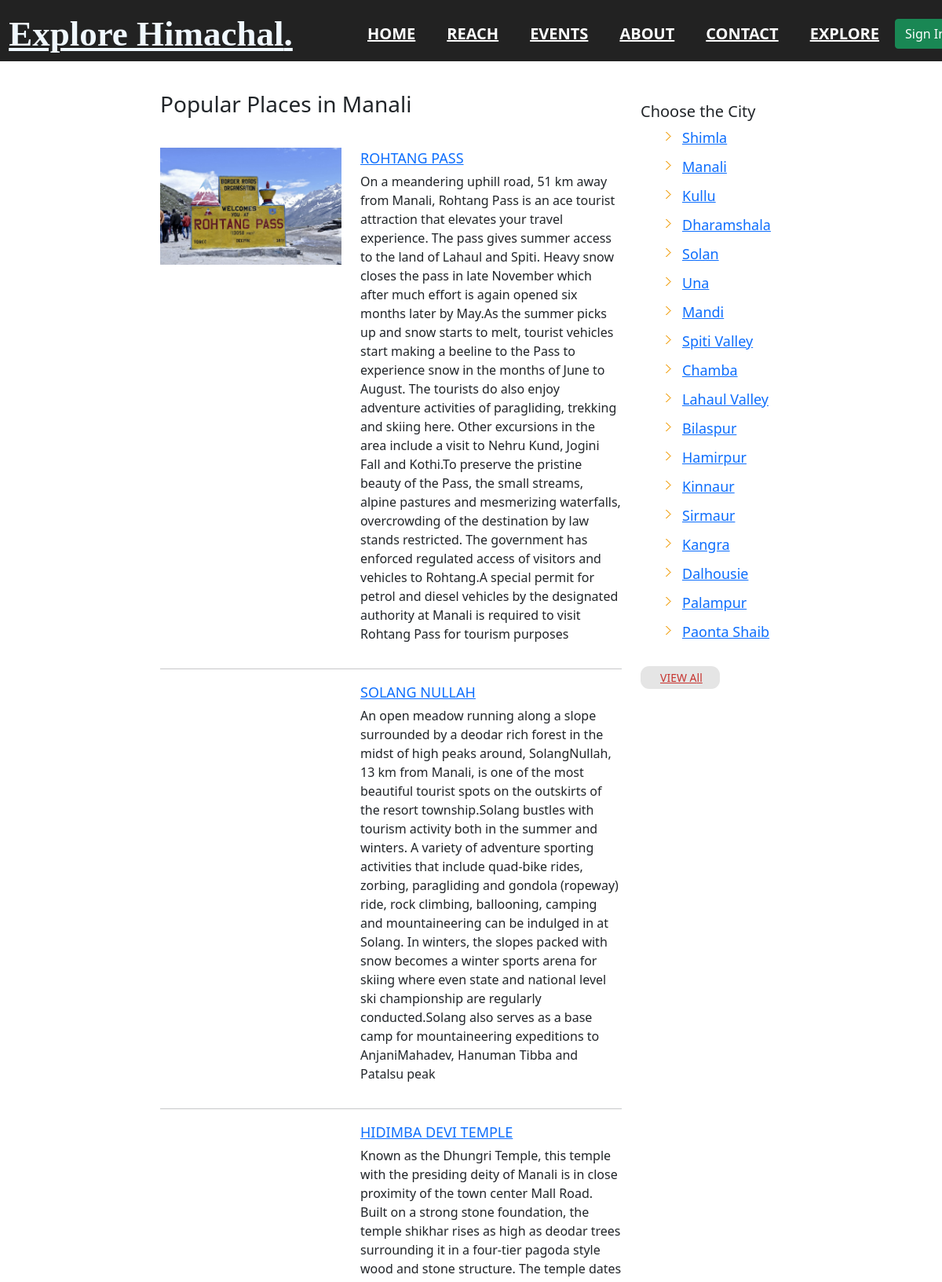
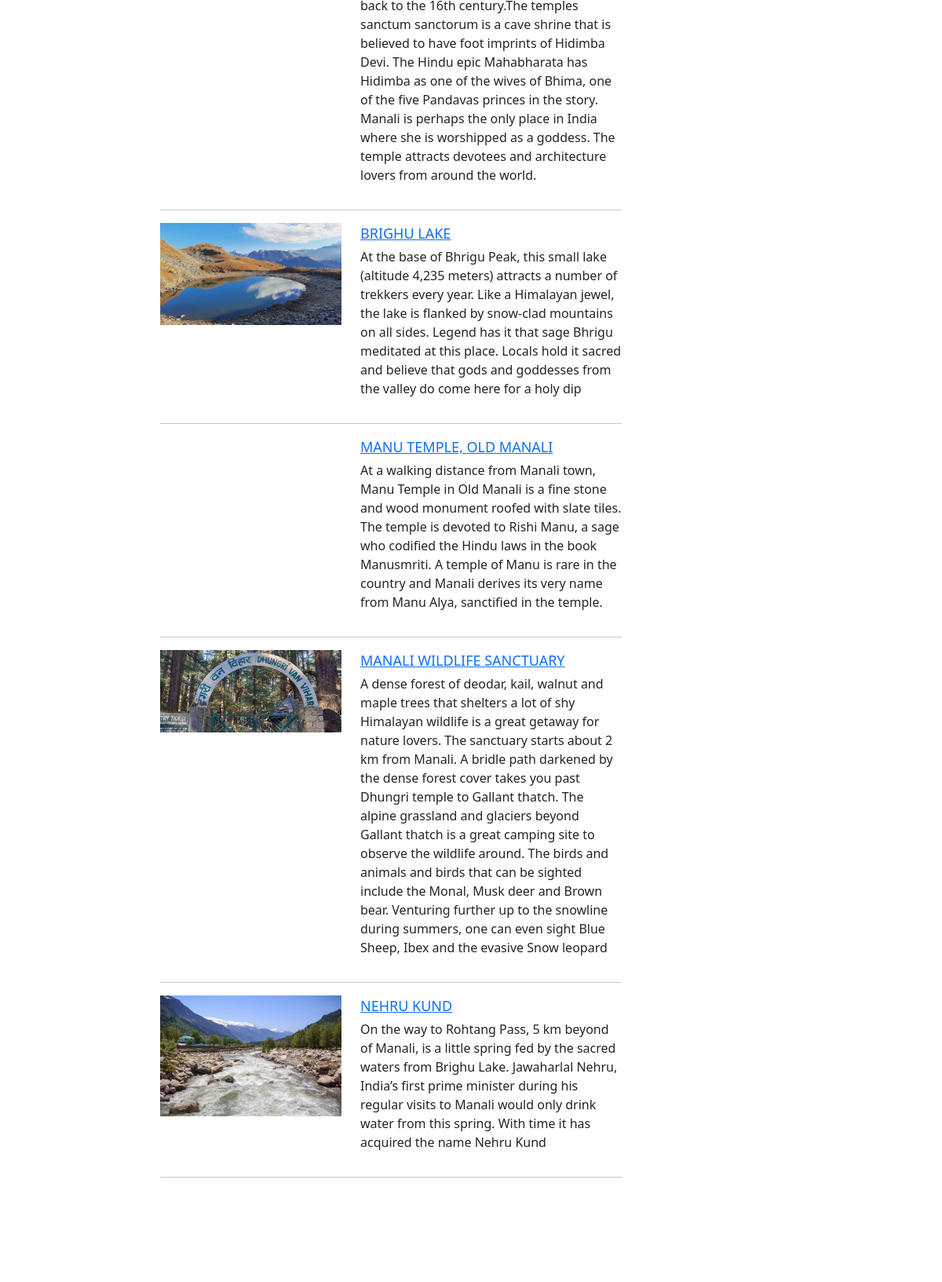
Screenshot of /touristdestination/explore/Manali (upper part) with the database file from the repository (2 pictures, top to bottom).
### tables this page shows
CREATE TABLE "TouristDestination" (
                "index" SERIAL UNIQUE,
                "name" TEXT,
                "state" TEXT,
                "city" TEXT,
	            "type" TEXT,
                "openingtime" TEXT,
                "closingtime" TEXT,
                "spendingforindian" TEXT,
                "isMedCondAllowed" TEXT,
                "location" TEXT,
                "longitude" TEXT,
                "latitude" TEXT,
                "timerequired" INTEGER,
                "blockData" TEXT
            );

### TouristsDestination/TouristDestinationController.py (the view)
@touristdestination.route('/explore/<cityname>', methods=['GET'])
def places(cityname):
    if (not session.get("index") is None):
        userService = UserServices.UserServices(db)
        userData = userService.getUserSession(session.get("index"))
        if (userData[0]):
            name = userData[1].name
            firstname = name
            if " " in name:
                firstname = name.split()[0]
            usertype = userData[1].usertype
    else:
        userData = [False]
        firstname = ""
        usertype = ""
    service = Services(db)
    data = service.getDestinationsByCity(cityname)
    cityData = service.getCityByName(cityname)
    if(data[0] and cityData[0]):
        return render_template("placesList.html", loggedIn=userData[0], firstname=firstname, destinations=data[1], cityname=cityname, type=usertype, descriptions=data[2])
    else:
        return redirect(url_for('touristdestination.explore'))

### TouristsDestination/TouristDestinationRepo.py (called while the page is built)
    def getDestinationsByCity(self, cityname):
        try:
            query = """ SELECT * from "TouristDestination"
                        WHERE "city" = '{}'; """.format(cityname)
            self.cur.execute(query)
            table = self.cur.fetchall()
        except Exception as e:
            print(e)
            return [False, None]
        destinations = []
        for data in table:
            print("Table = ", data, data[1])
            destination = TouristDestinationModel.TouristDestination(
                data[0], data[1], data[2], data[3], data[4], data[5], data[6], data[7], data[8], data[9], data[10], data[11], data[12], json.loads(data[13]))
            destinations.append(destination)
        return [True, destinations]

### TouristsDestination/TouristDestinationServices.py (called while the page is built)
    def getDestinationsByCity(self, cityname):
        data = self.db.getDestinationsByCity(cityname)
        print("data",data)
        print("data2", data[1])
        description = []
        for i in data[1]:
            print("i", i.blockData)
            description.append(i.blockData)
        print("description",description)
        return [data[0], data[1], description]

    def getCityByName(self, cityname):
        data = self.citydb.getCityByName(cityname)
        return data

### TouristsDestination/citiesRepo.py (called while the page is built)
    def getCityByName(self, name):
        try:
            query = """ SELECT * from "Cities" WHERE "name" = '{}';""".format(
                name)
            self.cur.execute(query)
            data = self.cur.fetchall()
            city = {"index": data[0][0], "name": data[0]
                    [1], "state": data[0][2]}
        except Exception as e:
            print(e)
            return [False, None]
        return [True, city]

### TouristsDestination/templates/placesList.html (shortened to what this page needs)
<!DOCTYPE html>
<html lang="en">
<head>
	<link rel="stylesheet" href="{{ url_for('touristdestination.static', filename='assets/css/camera.css') }}">
	<link rel="stylesheet" href="{{ url_for('touristdestination.static', filename='assets/css/owl.carousel.css') }}">
	<link rel="stylesheet" href="{{ url_for('touristdestination.static', filename='assets/css/style1.css') }} ">
	<link href=" {{ url_for('static', filename='assets/css/style.css') }}" rel="stylesheet">
	<link href="{{ url_for('static', filename='assets/css/main.css') }}" rel="stylesheet">
	<link rel="stylesheet" href="{{ url_for('static', filename='assets/css/bootstrap.css') }}">
	<link href="{{ url_for('static', filename='assets/vendor/aos/aos.css') }}" rel="stylesheet">
	<link href="{{ url_for('static', filename='assets/vendor/bootstrap/css/bootstrap.min.css') }}" rel="stylesheet">
	<link href="{{ url_for('static', filename='assets/vendor/bootstrap-icons/bootstrap-icons.css') }}" rel="stylesheet">
	<link href="{{ url_for('static', filename='assets/vendor/boxicons/css/boxicons.min.css') }}" rel="stylesheet">
</head>
<body>
	<div class="section1 banner-area" id="home">
		<header class="default-header">
			<div class="row">
				<div class="col-7 col-md-4">
					<h1 class="headTitle" style="text-align: center;"><a style="color: aliceblue;" href="/">Explore
							Himachal<span>.</span></a></h1>
				</div>
				<div class="col-5 col-md-8">
					<nav class="navbar navbar-expand-lg  navbar-light">
						<div class="container">
							<div class="collapse navbar-collapse justify-content-end align-items-center"
								id="navbarSupportedContent">
								<ul class="navbar-nav">
									<li><a href="/home">HOME</a></li>
									<li><a href="/home#Learn">REACH</a></li>
									<li><a href="/home#services">EVENTS</a></li>
									<li><a href="/home#footer">ABOUT</a></li>
									<li><a href="/home#analytics">CONTACT</a></li>
									<li><a href="/touristdestination">Explore</a></li>
									{% if loggedIn and type == "user" %}
									<li class="dropdown">
										<a class="dropdown-toggle" href="" id="navbardrop" data-toggle="dropdown">
											Hello {{firstname}}
										</a>
										<div class="dropdown-menu" style="background: #222;">
											<a class="dropdown-item" href="/user/profile">My Profile</a>
											<a class="dropdown-item" href="">My Plans</a>
											<a class="dropdown-item" href="">My Reviews</a>
											<a class="dropdown-item" href="/user/signout">Log Out</a>
										</div>
									</li>
								</ul>
								{% else %}
								</ul>
								<a href="/user/login" class="btn btn-round btn-success">Sign In</a>
								{% endif %}
							</div>
						</div>
					</nav>
				</div>
			</div>
		</header>
	</div>
	<div class="content">
		<div class="row">
			<div class="col-lg-2"></div>
			<div class="col-lg-6">
				<h3>Popular Places in {{cityname}}</h3>
				<div style="height: 30px;"></div>
				{% for i in range(destinations|length) %}
				<div class="row">
					<div class="col-lg-5">
						<img src="{{ url_for('touristdestination.static', filename='assets/img/uploads/'+destinations[i].name.replace(' ','')+'0.jpg') }} "
							alt="" class="img-fluid">
					</div>
					<div class="col-lg-7">
						<div class="text1 col1"><a
								href="{{ '/touristdestination/explore/' + cityname + '/'+destinations[i].name }}">{{destinations[i].name}}</a>
						</div>
						<p> {{descriptions[i]}} </p>
					</div>
				</div>
				<hr>
				{% endfor %}
			</div>
			<div class="col-lg-4">
				<div style="height: 130px;"></div>
				<h5>Choose the City</h5>
				<ul class="list">
					<li><a href="/touristdestination/explore/Shimla">Shimla</a></li>
					<li><a href="/touristdestination/explore/Manali">Manali</a></li>
					<li><a href="/touristdestination/explore/Kullu">Kullu</a></li>
					<li><a href="/touristdestination/explore/Dharamshala">Dharamshala</a></li>
					<li><a href="/touristdestination/explore/Solan">Solan</a></li>
					<li><a href="/touristdestination/explore/Una">Una</a></li>
					<li><a href="/touristdestination/explore/Mandi">Mandi</a></li>
					<li><a href="/touristdestination/explore/SpitiValley">Spiti Valley</a></li>
					<li><a href="/touristdestination/explore/Chamba">Chamba</a></li>
					<li><a href="/touristdestination/explore/LahualValley">Lahaul Valley</a></li>
					<li><a href="/touristdestination/explore/Bilaspur">Bilaspur</a></li>
					<li><a href="/touristdestination/explore/Hamirpur">Hamirpur</a></li>
					<li><a href="/touristdestination/explore/Kinnaur">Kinnaur</a></li>
					<li><a href="/touristdestination/explore/Sirmaur">Sirmaur</a></li>
					<li><a href="/touristdestination/explore/Kangra">Kangra</a></li>
					<li><a href="/touristdestination/explore/Dalhousie">Dalhousie</a></li>
					<li><a href="/touristdestination/explore/Palampur">Palampur</a></li>
					<li><a href="/touristdestination/explore/PaontaSahib">Paonta Shaib</a></li>
				</ul>
				<a href="/touristdestination/explore" class="link1">VIEW A<span class="low">ll</span></a>
			</div>
		</div>
	</div>
</body>
</html>

### TouristsDestination/static/assets/css/style1.css (style rules this page uses)
html { width: 100%; }
* { -webkit-text-size-adjust: none; }
body { position: relative; min-width: 960px; background-color: #002141; color: #737272; font: 14px/20px 'Open Sans', sans-serif; }
p { margin-bottom: 20px; }
img { max-width: 100%; }
h3 { font-size: 30px; line-height: 27px; color: #002747; padding-top: 116px; margin-bottom: 17px; font-weight: normal; }
ul { padding: 0; margin: 0; list-style: none; }
ul.list { margin-bottom: 2px; }
ul.list li { font-size: 18px; padding-left: 21px; background: url(../img/marker.png) 0 6px no-repeat; }
ul.list li+li { margin-top: 10px; }
ul.list + a.link1 { padding-left: 25px; padding-right: 22px; border-radius: 11px; }
.low { text-transform: none; }
.content { background-color: #fff; padding-bottom: 120px; }
.text1 { font-size: 18px; text-transform: uppercase; margin-bottom: 4px; }
a.link1 { font-size: 14px; line-height: 20px; color: #c73430; text-transform: uppercase; display: inline-block; background-color: #e5e5e5; padding: 5px 18px 4px; margin-top: 28px; border-radius: 13px; }
.col1 { color: #f3aa29; }

### static/assets/css/style.css (style rules this page uses)
body { font-family: "Open Sans", sans-serif; color: #444444; }
a { color: #fdc134; text-decoration: none; }
h1, h2, h3, h4, h5, h6 { font-family: "Raleway", sans-serif; }

### static/assets/css/main.css (style rules this page uses)
ol, ul { margin: 0; padding: 0; list-style: none; }
a, a:focus, a:hover { text-decoration: none; outline: 0; }
.default-header { position: absolute; top: 0; left: 0; width: 100%; z-index: 9; }
.navbar-nav a { text-transform: uppercase; font-weight: 600; color: #fff; padding: 20px; font-size: 20px; }
.default-header { background-color: #222; width: 100% !important; }

### TouristsDestination/static/assets/css/skeleton.css (style rules this page uses)
.clearfix:before, .clearfix:after, .row:before, .row:after { content: '\0020'; display: block; overflow: hidden; visibility: hidden; width: 0; height: 0; }
.row:after, .clearfix:after { clear: both; }
.row, .clearfix { zoom: 1; }

### TouristsDestination/static/assets/css/superfish.css (style rules this page uses)
nav { position:relative;padding: 0px 0 0 0; }

### rows the page displays
TouristDestination: name "ROHTANG PASS"
TouristDestination: name "SOLANG NULLAH"
TouristDestination: name "HIDIMBA DEVI TEMPLE"
TouristDestination: name "BRIGHU LAKE"
TouristDestination: name "MANU TEMPLE, OLD MANALI"
TouristDestination: name "MANALI WILDLIFE SANCTUARY"
TouristDestination: name "NEHRU KUND"

### other values shown
{{ cityname }} "Manali"
